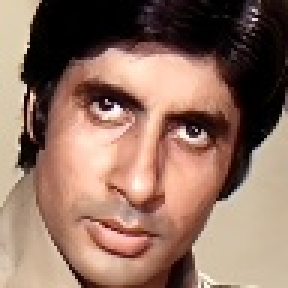
#> input picture Aligment/Dataset/image0000416.jpg, 96 x 96 px (shown 3 times larger)
$ python debugalign.py
#> lines starting #> are read from the running program, lines starting #| are printed output that depends on the picture
# debug_align.py
import cv2
import numpy as np

img_path = "Dataset/image0000416.jpg"
ref_path = "test_0015_aligned.jpg"

img = cv2.imread(img_path)
#> img is the input picture: shape (96, 96, 3); mean B, G, R 98, 113.1, 144.9
ref = cv2.imread(ref_path)
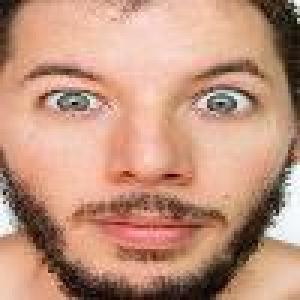
#> input picture Aligment/test_0015_aligned.jpg, 100 x 100 px (shown 3 times larger)
#> ref is the input picture: shape (100, 100, 3); mean B, G, R 126, 148.1, 193.6
ref_gray = cv2.cvtColor(ref, cv2.COLOR_BGR2GRAY)
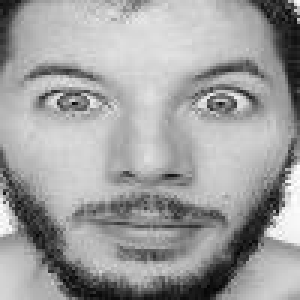
#> ref_gray: shape (100, 100) (shown 3 times larger); min 4, max 254, mean 159.2
img_gray = cv2.cvtColor(img, cv2.COLOR_BGR2GRAY)
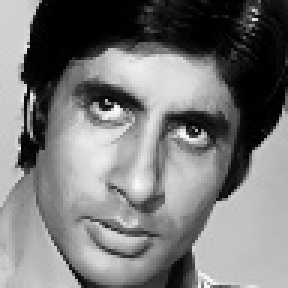
#> img_gray: shape (96, 96) (shown 3 times larger); min 0, max 249, mean 120.9

orb = cv2.ORB_create(nfeatures=5000)
kp1, des1 = orb.detectAndCompute(ref_gray, None)
#> kp1 = 37 keypoints; strongest (x, y, size): (67, 33, 31), (32, 31, 31), (65, 31, 31), (56, 58, 37.2)
kp2, des2 = orb.detectAndCompute(img_gray, None)
#> kp2 = 51 keypoints; strongest (x, y, size): (35, 35, 31), (39, 36, 31), (64, 44, 31), (35, 33, 31)
print("Keypoints ref:", len(kp1), "Keypoints img:", len(kp2))
#| Keypoints ref: 37 Keypoints img: 51

if des1 is None or des2 is None:
    print("Descriptors missing in one image")
    raise SystemExit

bf = cv2.BFMatcher(cv2.NORM_HAMMING)
knn = bf.knnMatch(des1, des2, k=2)
#> knn = 37 matches
good = []
for m_n in knn:
    if len(m_n) != 2:
        continue
    m, n = m_n
    if m.distance < 0.85 * n.distance:
        good.append(m)
#> this loop made 37 passes
#> after the loop, good = 2 matches
print("Good matches:", len(good))
#| Good matches: 2

if len(good) < 4:
    print("Too few matches for homography")
else:
    pts_ref = np.float32([kp1[m.queryIdx].pt for m in good]).reshape(-1,1,2)
    pts_img = np.float32([kp2[m.trainIdx].pt for m in good]).reshape(-1,1,2)
    H, mask = cv2.findHomography(pts_img, pts_ref, cv2.RANSAC, 5.0)
    print("H found:", H is not None)
    if H is not None:
        aligned = cv2.warpPerspective(img, H, (ref.shape[1], ref.shape[0]))
        cv2.imwrite("debug_aligned.jpg", aligned)
        matches_vis = cv2.drawMatches(ref, kp1, img, kp2, good[:50], None, flags=2)
        cv2.imwrite("debug_matches.jpg", matches_vis)
        print("Saved debug_aligned.jpg and debug_matches.jpg")
